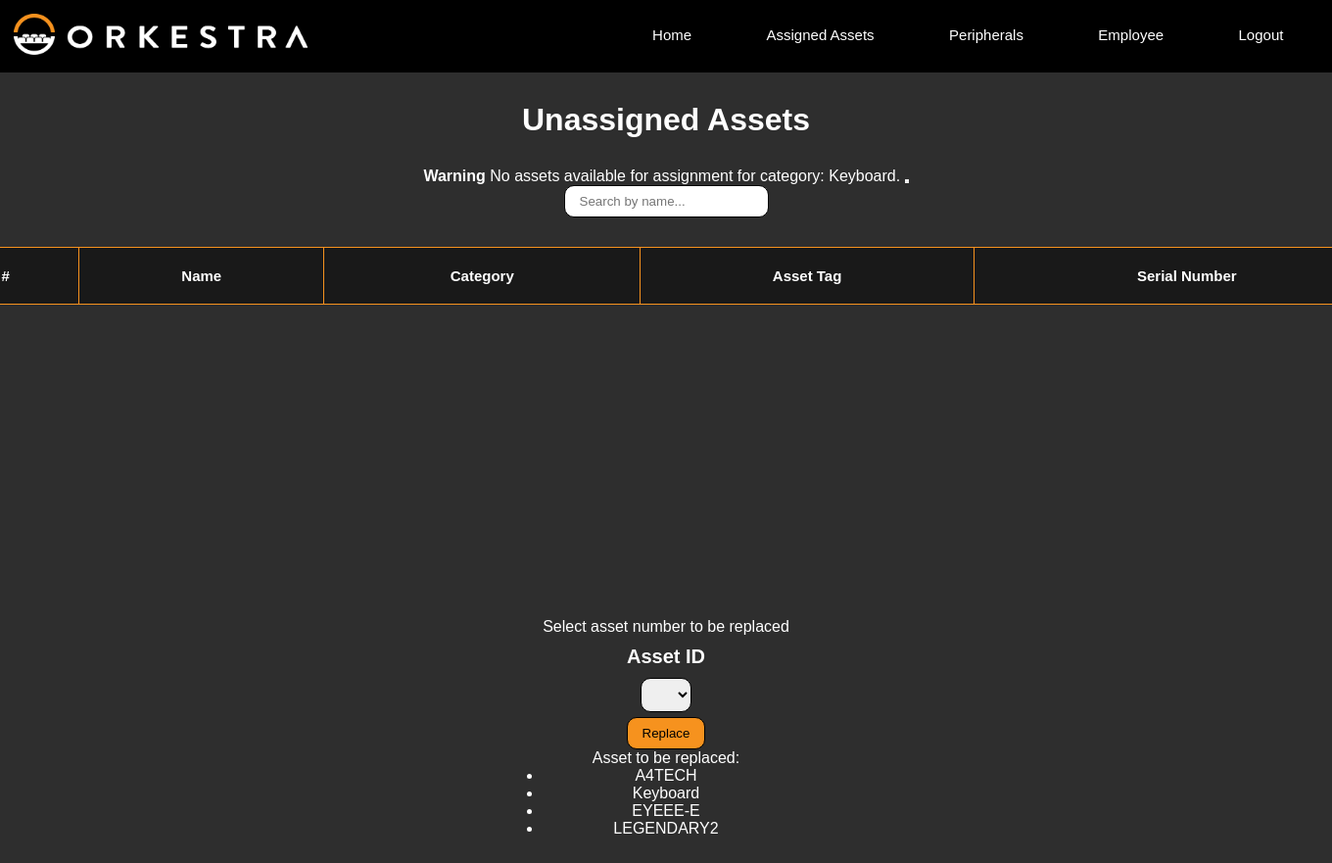
Page /replace_asset/Vence Puno/2 (signed in) on the earlier database version.
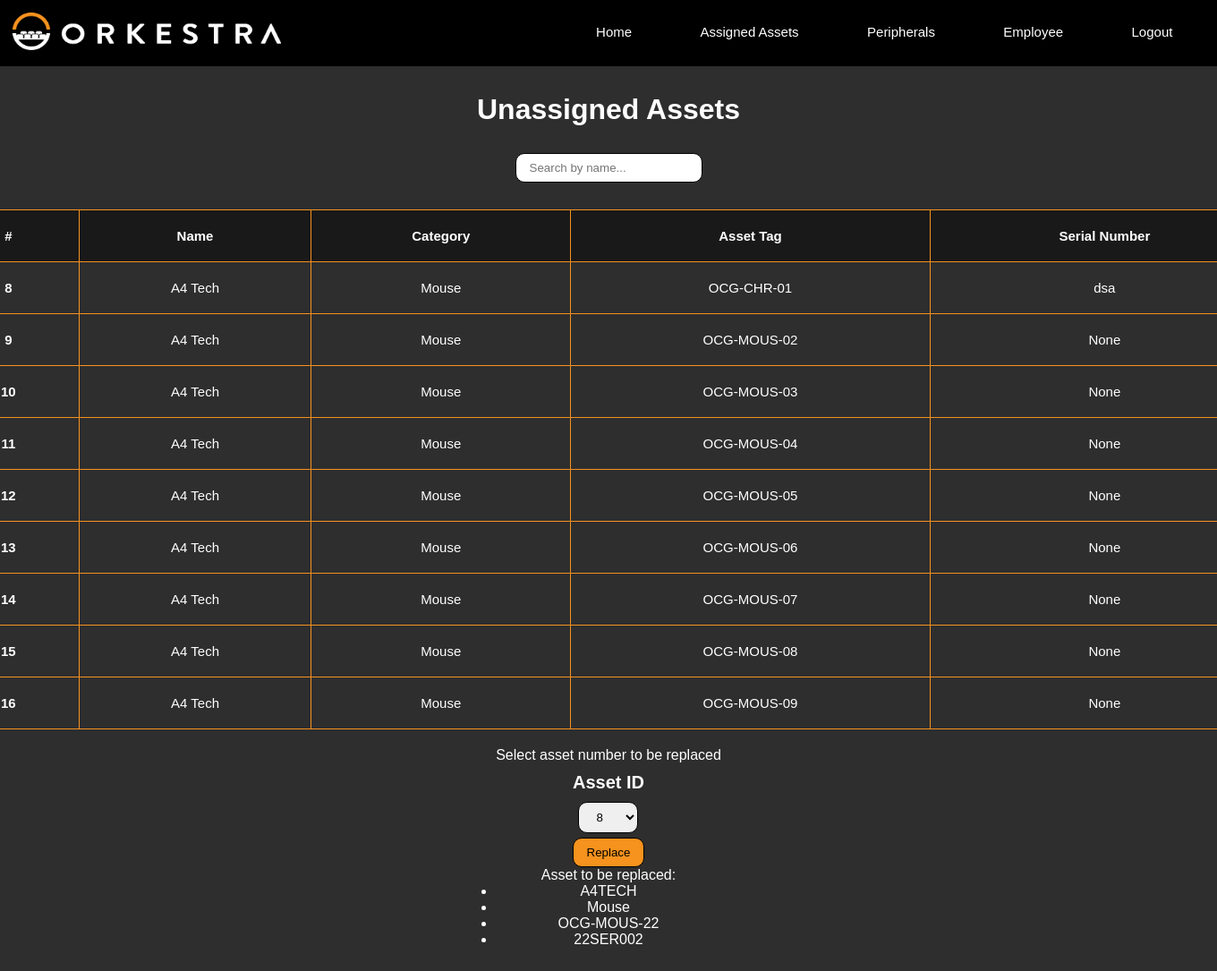
Same page on the later database version.
### models.py (models this page shows)
class Stock(db.Model):
    __tablename__ = 'stock'
    id = db.Column(db.Integer, primary_key=True, autoincrement=True)
    name = db.Column(db.Text, unique=False, nullable=False)
    category = db.Column(db.String(30), unique=False, nullable=False)
    asset_tag = db.Column(db.String(30), unique=False, nullable=False)
    serial_number = db.Column(db.String(30), unique=False, nullable=False)

### main.py (the view)
@app.route("/replace_asset/<fn>/<asset_id>", methods=['GET', 'POST'])
def replace_asset(fn, asset_id):
    msg = ""
    form = assignAsset()
    stock_det = Stock.query.filter_by(id=asset_id).first()
    all_stocks_query = f"""
    SELECT * FROM stock
    WHERE id NOT IN (
    SELECT stock_id FROM asset
    ) AND category = '{stock_det.category}';
    """
    stocks_not_in_asset = db.session.execute(text(all_stocks_query)).fetchall()
    if not stocks_not_in_asset:
        msg = "No unassigned assets found."
    else:
        form.id.choices = [(str(row[0]), str(row[0])) for row in stocks_not_in_asset]
    return render_template("replace_asset.html", form=form, msg=msg, stocks=stocks_not_in_asset, stock_det=stock_det, fn=fn)

### form.py
class assignAsset(FlaskForm):
    id = SelectField(label='Asset ID', validators=[DataRequired(), InputRequired()])
    agent_name = SelectField(label='Assign To:', validators=[DataRequired()])

### main.py (called while the page is built)
@login_manager.user_loader
def load_user(user_id):
    return db.session.get(User,(user_id))

### templates/replace_asset.html (shortened to what this page needs)
<!DOCTYPE html>
<html lang="en">
<head>
  <link href="{{ url_for('static', filename='css/styles.css') }}" rel="stylesheet" />
</head>
<body>
  <header>
    <nav>
     <a href="{{ url_for('home') }}"><img src="static\css\assets\orkestra-main-logo.png" alt=""></a>
     <div class="nav-links">
        <ul>
          <li><a href="{{ url_for('home') }}">Home</a></li>
          <li><a href="{{ url_for('view') }}">Assigned Assets</a></li>
          <li><a href="{{ url_for('asset_view') }}">Peripherals</a></li>
          <li><a href="{{ url_for('view_emp') }}">Employee</a></li>
          <li><a href="{{ url_for('logout') }}">Logout</a></li>
        </ul>
    </div>
    </nav>
</header>
    <div class="replaceAsset">
        <h1>Unassigned Assets</h1>
        {% if msg %}
        <div class="alert alert-warning alert-dismissible fade show" role="alert">
          <strong>Warning</strong> No assets available for assignment for category: {{ stock_det.category }}.
          <button type="button" class="btn-close" data-bs-dismiss="alert" aria-label="Close"></button>
        </div>
          {% endif %}
        <div class="replaceSearch">
          <input type="text" class="form-control" id="myInput" onkeyup="myFunction()" placeholder="Search by name...">
        </div>
        <div class="replaceTable">
          <table id="myTable">
            <thead>
              <tr>
                <th scope="col">#</th>
                <th scope="col">Name</th>
                <th scope="col">Category</th>
                <th scope="col">Asset Tag</th>
                <th scope="col">Serial Number</th>
              </tr>
            </thead>
            <tbody style="overflow-y: auto; height: 300px;">
              {% for stock in stocks %}
              <tr>
                <th scope="row">{{ stock.id }}</th>
                <td>{{ stock.name }}</td>
                <td>{{ stock.category }}</td>
                <td>{{ stock.asset_tag }}</td>
                <td>{{ stock.serial_number }}</td>
              </tr>
              {% endfor %}
            </tbody>
          </table>
        </div>
    <div class="replaceAgent">
        <p>Select asset number to be replaced</p>
        <form action="{{ url_for('replace_controller') }}" method="POST">
            {{ form.id.label }}
            {{ form.id() }}
            <input type="submit" value="Replace" id="submitButton" onclick="return confirmReplace()">
        </form>
        <p>Asset to be replaced:</p>
        <ul>
            <li>{{ stock_det.name }}</li>
            <li>{{ stock_det.category }}</li>
            <li>{{ stock_det.asset_tag }}</li>
            <li>{{ stock_det.serial_number }}</li>
        </ul>
      </div>
</body>
</html>

### static/css/styles.css (style rules this page uses)
* { margin: 0; padding: 0; font-family: "Montserrat", sans-serif; box-sizing: border-box; }
body { background-color: #2E2E2E; }
nav { display: flex; padding: 1%; justify-content: space-between; align-items: center; background-color: #000000; }
nav img { width: 300px; }
.nav-links { flex: 1; text-align: right; }
.nav-links ul li { list-style: none; display: inline-block; padding: 8px 12px; position: relative; }
.nav-links ul li a { color: #fff; text-decoration: none; font-size: 15px; padding: 10px 24px; }
.nav-links ul li::after { content: ''; width: 0%; height: 2px; background: #fff; display: block; margin: auto; transition: 0.5s; }
.searchTable th, td { border: 1px solid #F6921E; padding: 20px; }
.replaceAsset { display: flex; justify-content: center; align-items: center; flex-direction: column; color: white; }
.replaceAsset h1 { margin-top: 30px; margin-bottom: 30px; }
.replaceSearch { display: flex; justify-content: center; align-items: center; flex-direction: column; }
.replaceSearch input { padding: 8px 15px; border: 1px solid black; border-radius: 10px; margin-bottom: 30px; }
.replaceTable table { margin: auto; color: white; border-collapse: collapse; text-align: center; width: 1500px; }
.replaceTable thead { font-size: 15px; border: 1px solid #F6921E; background-color: #191919; }
.replaceTable th { padding: 20px; border: 1px solid #F6921E; }
.replaceTable tbody { font-size: 15px; border: transparent; }
.replaceAgent form { display: flex; align-items: center; justify-content: center; color: #2E2E2E; flex-direction: column; }
.replaceAgent label { font-size: 20px; font-weight: bold; padding-bottom: 10px; padding-top: 10px; color: white; }
.replaceAgent input { padding: 8px 15px; border: 1px solid black; border-radius: 10px; background-color: #F6921E; margin-top: 5px; }
.replaceAgent select { padding: 8px 15px; border: 1px solid black; border-radius: 10px; }
.replaceAgent { text-align: center; margin-top: 20px; margin-bottom: 40px; }

Differences in the rows shown:
added Stock: id "8", name "A4 Tech", category "Mouse", asset_tag "OCG-CHR-01", serial_number "dsa"
added Stock: id "9", name "A4 Tech", category "Mouse", asset_tag "OCG-MOUS-02", serial_number "None"
added Stock: id "10", name "A4 Tech", category "Mouse", asset_tag "OCG-MOUS-03", serial_number "None"
added Stock: id "11", name "A4 Tech", category "Mouse", asset_tag "OCG-MOUS-04", serial_number "None"
added Stock: id "12", name "A4 Tech", category "Mouse", asset_tag "OCG-MOUS-05", serial_number "None"
added Stock: id "13", name "A4 Tech", category "Mouse", asset_tag "OCG-MOUS-06", serial_number "None"
added Stock: id "14", name "A4 Tech", category "Mouse", asset_tag "OCG-MOUS-07", serial_number "None"
added Stock: id "15", name "A4 Tech", category "Mouse", asset_tag "OCG-MOUS-08", serial_number "None"
added Stock: id "16", name "A4 Tech", category "Mouse", asset_tag "OCG-MOUS-09", serial_number "None"
changed Stock "A4TECH": category "Keyboard" → "Mouse"; asset_tag "EYEEE-E" → "OCG-MOUS-22"; serial_number "LEGENDARY2" → "22SER002"; category "Keyboard" → (not shown)
Other differences:
form field id: (not shown) → "8"
text no longer shown: "Warning No assets available for assignment for category: ."
